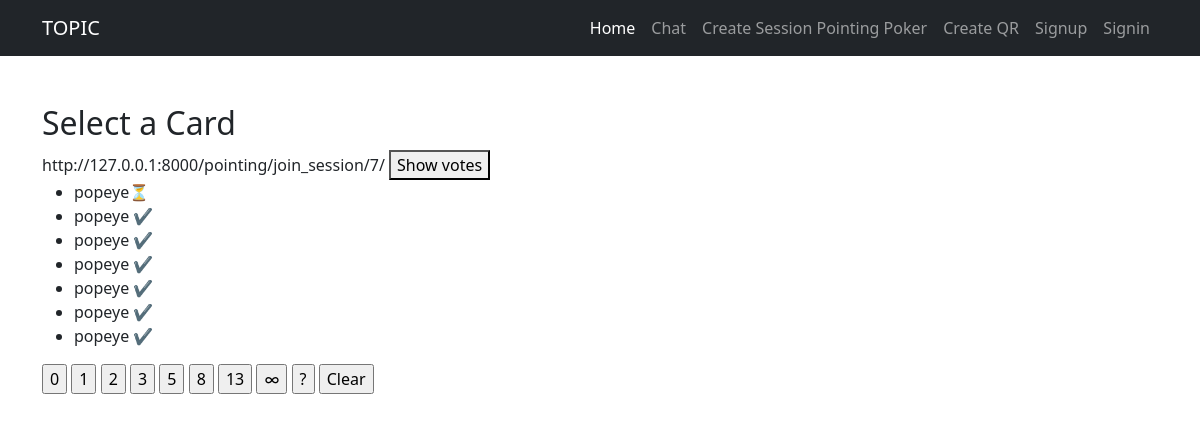
Page /pointing/game_session/7/card_selection/7/ on the earlier database version.
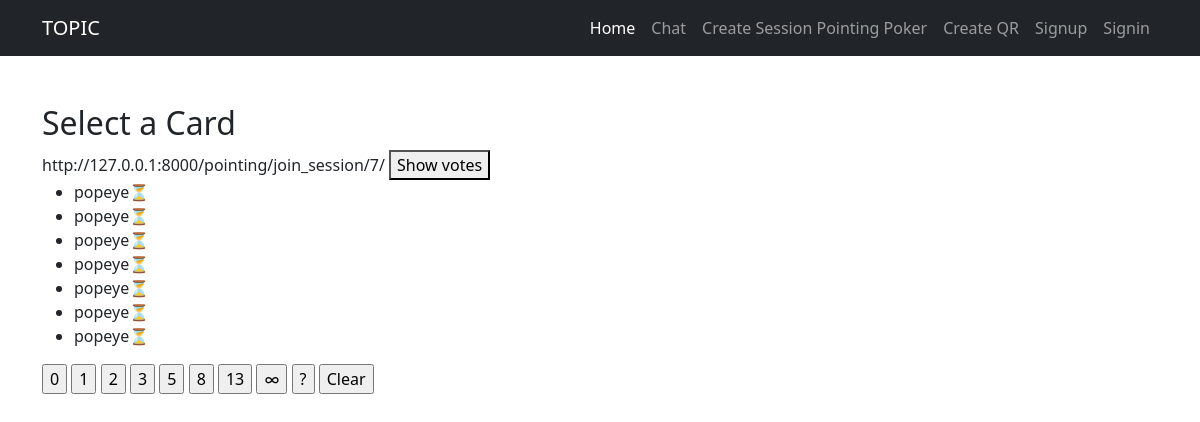
Same page on the later database version.
### pointing_poker/models.py (models this page shows)
class Participant(models.Model):
    name = models.CharField(max_length=255, default='defaul_name')
    game_session = models.ForeignKey(GameSession, on_delete=models.CASCADE)
    voted = models.BooleanField(default=False)
    point = models.IntegerField(default=0)
    def __str__(self):
        return '{}'.format(self.name)

### pointing_poker/views.py (the view, shortened to what this page needs)
# urls.py: path('pointing/game_session/<int:game_session_id>/card_selection/<int:user_id>/', pointerviews.card_selection, name='select_cards'),
def card_selection(request, game_session_id,user_id):
    game_session = get_object_or_404(GameSession, id=game_session_id)
    print('se unio con el usurio :',user_id)
    print('game session id  :',game_session_id)
    print(GameSession)
    participants = Participant.objects.filter(game_session=game_session)
    form = JoinGameForm()
    if request.method == 'POST' and request.POST['card'] != 'Clear':
        print('*********************esto es el post**********************\n',request.POST)
        id = request.POST['user_id']
        card = request.POST['card']
        session_id = request.POST['session_id']
        match = re.search(r'/(\d+)/$', session_id)
        if match:
            session_id = match.group(1)
        print('este es el id: ',id)
        print('este es el puntaje votado: ',card)
        print('este es el session id:',session_id)
        participant = Participant.objects.filter(id=id).first()
        print(participant.name)
        participant_name = participant.name
        participant, created = Participant.objects.get_or_create(
            name=participant_name,
            game_session=game_session,
            defaults={
                'voted': True,
                'point': int(card)
            }
        )
        if not created:
            participant.voted = True
            participant.point = int(card)
            participant.save()
        score = Participant.objects.filter(game_session=session_id).aggregate(Avg('point'))['point__avg']
        print('el avg point es :',score)
        return render(request, 'card_selection.html', {
                'participants': participants,
                'user_id':user_id,
                'session_id':"http://127.0.0.1:8000/pointing/join_session/{}/".format(game_session_id),
                'score':score
            })
    elif request.method == 'GET':
          print('esto fue un get ')
          return render(request, 'card_selection.html', {
                'game_session': game_session,
                'participants': participants,
                'user_id':user_id,
                'session_id':"http://127.0.0.1:8000/pointing/join_session/{}/".format(game_session_id)
            })

### pointing_poker/templates/card_selection.html (shortened to what this page needs)
{%extends 'base.html'%}
{%block content%}
<main class="container py-5">
    <h2>Select a Card</h2>
    {{session_id}}
    <button onclick="showTags()">Show votes</button>
    <ul>
        {%for participant in participants%}
            {%if participant.voted%}
                <li>{{participant}} &#10004;&#65039;
                </li>
            {%else%}
            <li>{{participant}}&#9203;</li>
            {%endif%}
        {%endfor%}
    </ul>
    <form method="POST" action="">
        <input type="submit" name="card" value="0">
        <input type="submit" name="card" value="1">
        <input type="submit" name="card" value="2">
        <input type="submit" name="card" value="3">
        <input type="submit" name="card" value="5">
        <input type="submit" name="card" value="8">
        <input type="submit" name="card" value="13">
        <input type="submit" name="card" value="∞">
        <input type="submit" name="card" value="?">
        <input type="submit" name="card" value="Clear">
    </form>
</main>
{%endblock%}

### tasks/templates/base.html (shortened to what this page needs)
<!DOCTYPE html>
<html lang="en">
<head>
    <link rel="stylesheet" href="https://cdn.jsdelivr.net/npm/bootstrap@5.3.0-alpha1/dist/css/bootstrap.min.css">
</head>
<body>
    <nav class="navbar navbar-expand-lg bg-dark navbar-dark">
        <div class="container">
            <a class="navbar-brand" href="#">TOPIC</a>
            <div class="collapse navbar-collapse" id="navbarNav">
                <ul class="navbar-nav ms-auto">
                    <li class="nav-item">
                        <a class="nav-link active" aria-current="page" href="/">Home</a>
                    </li>
                    <li class="nav-item">
                        <a class="nav-link" href="{% url 'home_chat' %}">Chat</a>
                    </li>
                    <li class="nav-item">
                        <a class="nav-link" href="{% url 'game_session'%}">Create Session Pointing Poker</a>
                    </li>
                    <li class="nav-item">
                        <a class="nav-link" href="{% url 'create_qr'%}">Create QR</a>
                    </li>
                    {%if user.is_authenticated%}
                    <li class="nav-item">
                        <a class="nav-link" href="{%url 'tasks' %}">Tasks</a>
                    </li>
                    <li class="nav-item">
                        <a class="nav-link" href="{% url 'create_task' %}">Create Task</a>
                    </li>
                    <li class="nav-item">
                        <a class="nav-link" href="{% url 'tasks_completed' %}">Tasks Completed</a>
                    </li>
                    <li class="nav-item">
                        <a class="nav-link" href="{% url 'snippets' %}">Snippets</a>
                    </li>
                    <li class="nav-item">
                        <a class="nav-link" href="{% url 'snippet' %}">Add Snippets</a>
                    </li>
                    <li class="nav-item">
                        <a class="nav-link" href="{% url 'logout' %}">logout</a>
                    </li>
                    {%else%}
                    <li class="nav-item">
                        <a class="nav-link" href="{% url 'signup' %}">Signup</a>
                    </li>
                    <li class="nav-item">
                        <a class="nav-link" href="{% url 'signin' %}">Signin</a>
                    </li>
                    {% endif %}
                </ul>
            </div>
        </div>
    </nav>
    {%block content%}
    {%endblock%}
</body>
</html>

Differences in the rows shown:
changed Participant (number 2 of 7 on the later page): voted "✔️" → "⏳"
changed Participant (number 3 of 7 on the later page): voted "✔️" → "⏳"
changed Participant (number 4 of 7 on the later page): voted "✔️" → "⏳"
changed Participant (number 5 of 7 on the later page): voted "✔️" → "⏳"
changed Participant (number 6 of 7 on the later page): voted "✔️" → "⏳"
changed Participant (number 7 of 7 on the later page): voted "✔️" → "⏳"
